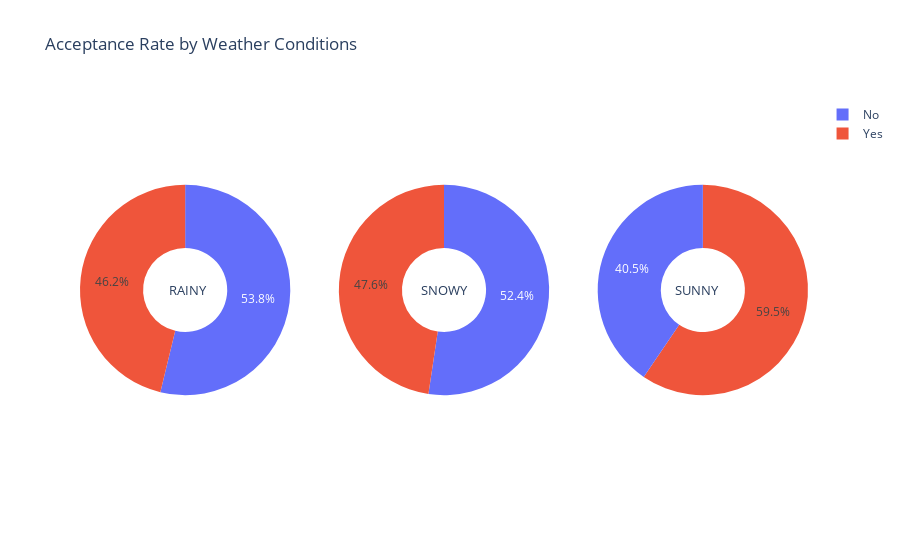

The cell this chart's notebook holds for it:
### Markdown cell above
#### What other factors can impact coupon acceptance?

### Code cell
tmp_df = pd.pivot_table(data, index= "Accepted", columns= "weather", values= "Y", aggfunc= 'count')

# Create subplots: use 'domain' type for Pie subplot
fig = make_subplots(rows=1, cols=3, specs=[[{'type':'domain'}, {'type':'domain'}, {'type':'domain'}]])
fig.add_trace(go.Pie(labels= tmp_df.index, values= tmp_df.iloc[:,0], name= tmp_df.columns[0].upper()),
              1, 1)
fig.add_trace(go.Pie(labels= tmp_df.index, values= tmp_df.iloc[:,1], name= tmp_df.columns[1].upper()),
              1, 2)
fig.add_trace(go.Pie(labels= tmp_df.index, values= tmp_df.iloc[:,2], name= tmp_df.columns[1].upper()),
              1, 3)

# Use `hole` to create a donut-like pie chart
fig.update_traces(hole=.4, hoverinfo="label+percent+name")

fig.update_layout(
    title_text="Acceptance Rate by Weather Conditions",
    # Add annotations in the center of the donut pies.
    annotations=[dict(text= tmp_df.columns[0].upper(), x=0.12, y=0.5, font_size=13, showarrow=False),
                 dict(text= tmp_df.columns[1].upper(), x=0.5, y=0.5, font_size=13, showarrow=False),
                 dict(text= tmp_df.columns[2].upper(), x=0.88, y=0.5, font_size=13, showarrow=False)])
fig.show()

### Figure 1 — Plotly figure (JSON) as saved in the notebook; plotly's stock layout.template omitted (floating-point values rounded to 4 significant figures)
{"data": [{"domain": {"x": [0, 0.2889], "y": [0, 1]}, "hole": 0.4, "hoverinfo": "label+percent+name", "labels": ["No", "Yes"], "name": "RAINY", "type": "pie", "values": [617, 530]}, {"domain": {"x": [0.3556, 0.6444], "y": [0, 1]}, "hole": 0.4, "hoverinfo": "label+percent+name", "labels": ["No", "Yes"], "name": "SNOWY", "type": "pie", "values": [697, 634]}, {"domain": {"x": [0.7111, 1], "y": [0, 1]}, "hole": 0.4, "hoverinfo": "label+percent+name", "labels": ["No", "Yes"], "name": "SNOWY", "type": "pie", "values": [3888, 5713]}], "layout": {"annotations": [{"font": {"size": 13}, "showarrow": false, "text": "RAINY", "x": 0.12, "y": 0.5}, {"font": {"size": 13}, "showarrow": false, "text": "SNOWY", "x": 0.5, "y": 0.5}, {"font": {"size": 13}, "showarrow": false, "text": "SUNNY", "x": 0.88, "y": 0.5}], "autosize": true, "title": {"text": "Acceptance Rate by Weather Conditions"}}}
